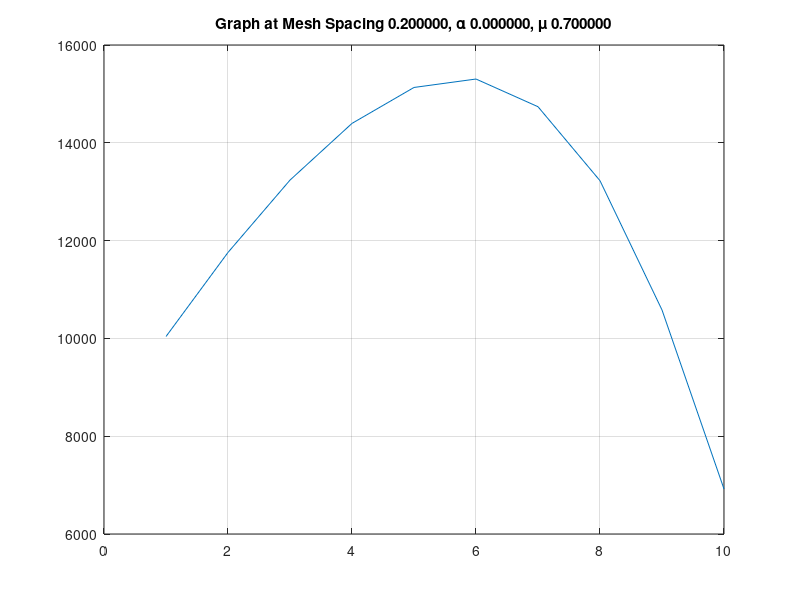

This chart was generated by the following MATLAB code:
clc;
clear;
alphas = [-0.5,0,0.5];
alphas = 0;
mu = [0.2,0.7];
mu = 0.7;
Qe = 1;
Sigma_T = 1;
Sigma_S = 0.5;
Sigma_S = 0.5;
deltas = [0.08,0.1,0.125,0.2,0.4];
deltas = 0.2;
x_i = 0;
x_f = 2;
IC1 = 2;
for u = mu
    for alpha = alphas
        for delta = deltas
            n = (x_f-x_i)/delta;
            x = linspace(x_i,x_f,n);
            for i = 1:n
                Qin(i) = (2*i + 1) * Sigma_S * IC1 + Qe;
                Flux_IN(i) = (1+delta*Sigma_T/(2*u))^(-1)*(IC1+delta*Qin(i)/(2*u));
                Flux_P(i) = (2/(1+alpha))*Flux_IN(i)-((1-alpha)/(1+alpha))*IC1;
                IC1 = Flux_P(i);
            end
            IC2 = IC1;
            for j = n:-1:1
                Qout(j) = (2*j + 1) * Sigma_S*IC1 + Qe;
                Flux_OUT(j) = (1+delta*Sigma_T/(2*abs(u)))^(-1)*(IC2+delta*Qout(j)/(2*u));
                Flux_M(j) = 2/(1+alpha)*Flux_OUT(j)-(1-alpha)/(1+alpha)*IC2;
                IC2 = Flux_M(j);
            end
            SourceHolder = 0.5*(Qin+Qout);
            ScalarFlux = 0.5*(Flux_IN + Flux_OUT);
            fig = figure
            plot(ScalarFlux)
            str = sprintf('Graph at Mesh Spacing %f, \\alpha %f, \\mu %f', delta, alpha, u);
            grid on
            title(str);
            N = 3;
            MS = fix(rem(delta,1)*10^N);
            A = fix(rem(alpha,1)*10^N);
            U = fix(rem(u,1)*10^N);
            %fname = sprintf('MS %d A %d U %d.jpg', MS, A, U);
            %saveas(fig,fname)
        end
    end
end
